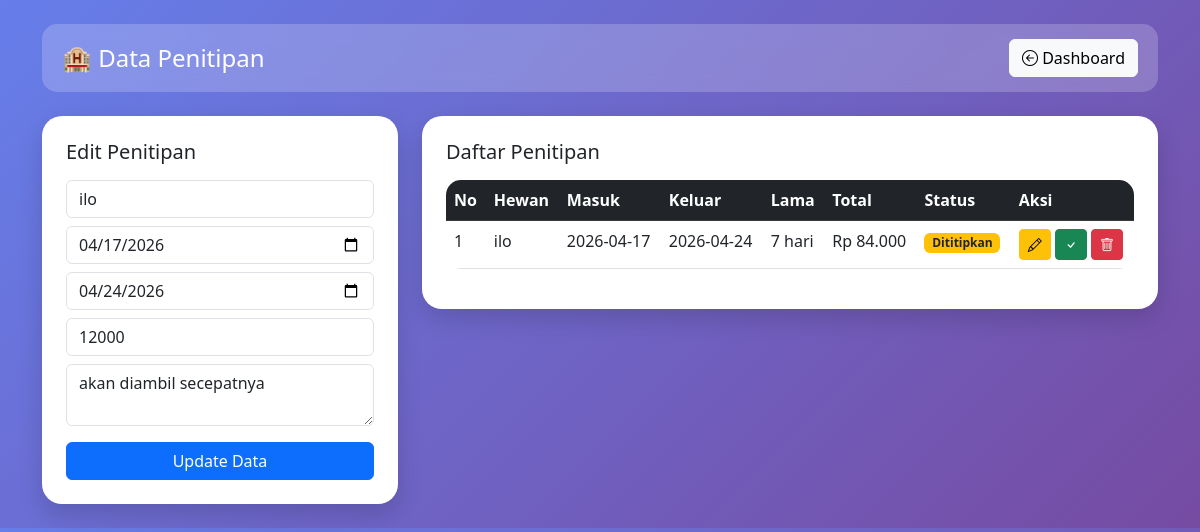
Page /penitipan.php?edit&id=1 on the committed database.
### tables this page shows
CREATE TABLE `penitipan` (
  `id_penitipan` int(11) NOT NULL,
  `id_hewan` int(11) DEFAULT NULL,
  `tanggal_masuk` date DEFAULT NULL,
  `tanggal_keluar` date DEFAULT NULL,
  `lama_hari` int(11) DEFAULT NULL,
  `tarif_per_hari` int(11) DEFAULT NULL,
  `total_biaya` int(11) DEFAULT NULL,
  `status` enum('dititipkan','diambil') DEFAULT 'dititipkan',
  `catatan` text DEFAULT NULL,
  `created_at` timestamp NOT NULL DEFAULT current_timestamp()
);

CREATE TABLE `hewan` (
  `id_hewan` int(11) NOT NULL,
  `nama_hewan` varchar(255) DEFAULT NULL,
  `jenis_hewan` varchar(255) DEFAULT NULL,
  `pemilik` varchar(255) DEFAULT NULL,
  `no_hp` varchar(20) DEFAULT NULL
);

### penitipan.php (the view, shortened to what this page needs)
<?php
include 'koneksi.php';
$edit = null;
if (isset($_GET['edit'])) {
    $edit = mysqli_fetch_array(mysqli_query($conn,
        "SELECT * FROM penitipan WHERE id_penitipan='$_GET[id]'"));
}
?>
<!DOCTYPE html>
<html>
<head>
<link href="https://cdn.jsdelivr.net/npm/bootstrap@5.3.0/dist/css/bootstrap.min.css" rel="stylesheet">
<link href="https://cdn.jsdelivr.net/npm/bootstrap-icons@1.10.5/font/bootstrap-icons.css" rel="stylesheet">
</head>
<body>
<div class="container py-4">
    <div class="header-box d-flex justify-content-between align-items-center mb-4">
        <h4 class="mb-0">🏨 Data Penitipan</h4>
        <a href="index.php" class="btn btn-light">
            <i class="bi bi-arrow-left-circle"></i> Dashboard
        </a>
    </div>
    <div class="row g-4">
        <div class="col-md-4">
            <div class="card card-custom p-4">
                <h5 class="mb-3">
                    <?= $edit ? 'Edit Penitipan' : 'Tambah Penitipan' ?>
                </h5>
                <form method="POST">
                    <select name="hewan" class="form-control mb-2" required>
                        <?php
                        $dataHewan = mysqli_query($conn, "SELECT * FROM hewan");
                        while($h = mysqli_fetch_array($dataHewan)){
                        ?>
                        <option value="<?= $h['id_hewan'] ?>"
                        <?= ($edit && $edit['id_hewan']==$h['id_hewan'])?'selected':'' ?>>
                        <?= $h['nama_hewan'] ?>
                        </option>
                        <?php } ?>
                    </select>
                    <input type="date" name="masuk" class="form-control mb-2"
                    value="<?= $edit['tanggal_masuk'] ?? '' ?>" required>
                    <input type="date" name="keluar" class="form-control mb-2"
                    value="<?= $edit['tanggal_keluar'] ?? '' ?>" required>
                    <input type="number" name="tarif" placeholder="Tarif per Hari"
                    class="form-control mb-2"
                    value="<?= $edit['tarif_per_hari'] ?? '' ?>" required>
                    <textarea name="catatan" class="form-control mb-3"><?= $edit['catatan'] ?? '' ?></textarea>
                    <button name="<?= $edit ? 'update' : 'simpan' ?>"
                        class="btn btn-primary w-100">
                        <?= $edit ? 'Update Data' : 'Simpan' ?>
                    </button>
                </form>
            </div>
        </div>
        <div class="col-md-8">
            <div class="card card-custom p-4">
                <h5 class="mb-3">Daftar Penitipan</h5>
                <table class="table table-hover table-custom">
                    <thead class="table-dark">
                        <tr>
                            <th>No</th>
                            <th>Hewan</th>
                            <th>Masuk</th>
                            <th>Keluar</th>
                            <th>Lama</th>
                            <th>Total</th>
                            <th>Status</th>
                            <th>Aksi</th>
                        </tr>
                    </thead>
                    <tbody>
                    <?php
                    $no=1;
                    $data = mysqli_query($conn, "SELECT p.*, h.nama_hewan
                    FROM penitipan p
                    JOIN hewan h ON p.id_hewan = h.id_hewan");
                    while($d = mysqli_fetch_array($data)){
                    ?>
                    <tr>
                        <td><?= $no++ ?></td>
                        <td><?= $d['nama_hewan'] ?></td>
                        <td><?= $d['tanggal_masuk'] ?></td>
                        <td><?= $d['tanggal_keluar'] ?></td>
                        <td><?= $d['lama_hari'] ?> hari</td>
                        <td>Rp <?= number_format($d['total_biaya'],0,',','.') ?></td>
                        <td>
                            <?php if($d['status'] == 'dititipkan'){ ?>
                                <span class="badge bg-warning text-dark">Dititipkan</span>
                            <?php } else { ?>
                                <span class="badge bg-success">Diambil</span>
                            <?php } ?>
                        </td>
                        <td>
                            <a href="?edit&id=<?= $d['id_penitipan'] ?>"
                               class="btn btn-warning btn-sm">
                               <i class="bi bi-pencil"></i>
                            </a>
                            <?php if($d['status'] == 'dititipkan'){ ?>
                                <a href="?ambil&id=<?= $d['id_penitipan'] ?>"
                                   class="btn btn-success btn-sm"
                                   onclick="return confirm('Yakin sudah diambil?')">
                                   <i class="bi bi-check"></i>
                                </a>
                            <?php } ?>
                            <a href="?hapus&id=<?= $d['id_penitipan'] ?>"
                               class="btn btn-danger btn-sm"
                               onclick="return confirm('Yakin ingin menghapus data ini?')">
                               <i class="bi bi-trash"></i>
                            </a>
                        </td>
                    </tr>
                    <?php } ?>
                    </tbody>
                </table>
            </div>
        </div>
    </div>
</div>
</body>
</html>

### penitipan.php (style rules this page uses)
body { background: linear-gradient(135deg, #667eea, #764ba2); font-family: 'Segoe UI', sans-serif; }
.header-box { background: rgba(255,255,255,0.2); backdrop-filter: blur(10px); border-radius: 15px; padding: 15px 20px; color: white; }
.card-custom { border-radius: 20px; border: none; box-shadow: 0 10px 25px rgba(0,0,0,0.15); }
.table-custom { border-radius: 15px; overflow: hidden; }

### rows in the picture
penitipan: hewan "ilo", masuk "04/17/2026", keluar "04/24/2026", tarif "12000", catatan "akan diambil secepatnya", id_hewan.nama_hewan "ilo", tanggal_masuk "2026-04-17", tanggal_keluar "2026-04-24", lama_hari "7", total_biaya "84.000", status "Dititipkan"
